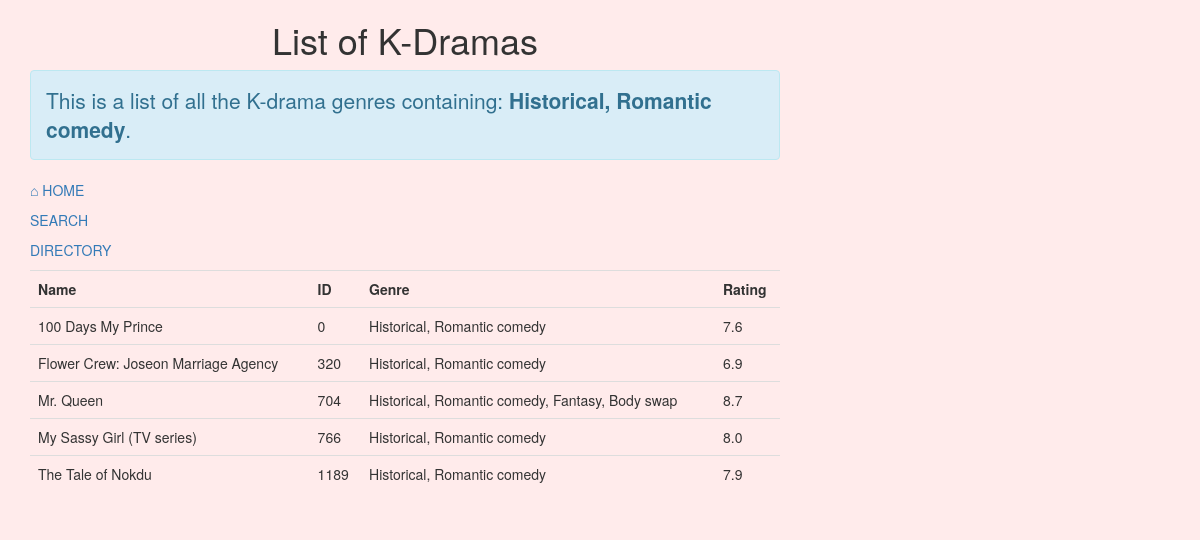
Page /genre/Historical, Romantic comedy/ on the committed database.
### kdramas.py (models this page shows)
class Drama(db.Model):
    __tablename__ = 'everything_kdrama_data'
    id = db.Column(db.Integer, primary_key=True)
    name = db.Column(db.Text)
    url = db.Column(db.Text)
    image_url = db.Column(db.Text)
    image_name = db.Column(db.Text)
    genre = db.Column(db.Text)
    starring = db.Column(db.Text)
    num_episodes = db.Column(db.Integer)
    release_year = db.Column(db.Integer)
    plot = db.Column(db.Text)
    rating = db.Column(db.String)

### kdramas.py (the view)
@app.route('/genre/<genre>/')
def searchGenre(genre):
    genres = Drama.query.filter(Drama.genre.like("%" + genre + "%")).all()
    return render_template('genre_list.html', genres=genres, genre=genre)

### templates/genre_list.html (shortened to what this page needs)
{% extends 'bootstrap/base.html' %}
{% block styles %}
{{ super() }}
{% endblock %}
{% block content %}
<div class="container">
  <div class="row pb-5">
    <div class="col-md-10 col-lg-8 mx-lg-auto mx-md-auto">
      <h1 class="pt-5 pb-2 text-center">List of K-Dramas</h1>
      <p class="lead alert alert-info">This is a list of all the K-drama genres containing:
			<strong>{{ genre }}</strong>.</p>
			<p class="ml-4"><a href="{{ url_for('index') }}">⌂ HOME</a></p>
			<p class="ml-4"><a href="{{ url_for('search') }}">SEARCH</a></p>
			<p class="ml-4"><a href="{{ url_for('directory') }}">DIRECTORY</a></p>
		<table class="table">
			<tr>
				<th> Name</th>
        <th> ID </th>
        <th> Genre </th>
        <th> Rating</th>
			</tr>
			{% for genre in genres %}
			<tr>
				<td>{{ genre.name }}</td>
        <td>{{ genre.id }}</td>
        <td>{{ genre.genre }}</td>
        <td>{{ genre.rating }}</td>
			</tr>
			{% endfor %}
		</table>
		</div>
	</div>
</div>
{% endblock %}

### templates/genre_list.html (style rules this page uses)
body { background: #ffebeb; }

### rows in the picture
Drama: name "100 Days My Prince", id "0", genre "Historical, Romantic comedy", rating "7.6"
Drama: name "Flower Crew: Joseon Marriage Agency", id "320", genre "Historical, Romantic comedy", rating "6.9"
Drama: name "Mr. Queen", id "704", genre "Historical, Romantic comedy, Fantasy, Body swap", rating "8.7"
Drama: name "My Sassy Girl (TV series)", id "766", genre "Historical, Romantic comedy", rating "8.0"
Drama: name "The Tale of Nokdu", id "1189", genre "Historical, Romantic comedy", rating "7.9"

### other values in the picture
{{ genre }} "Historical, Romantic comedy"
